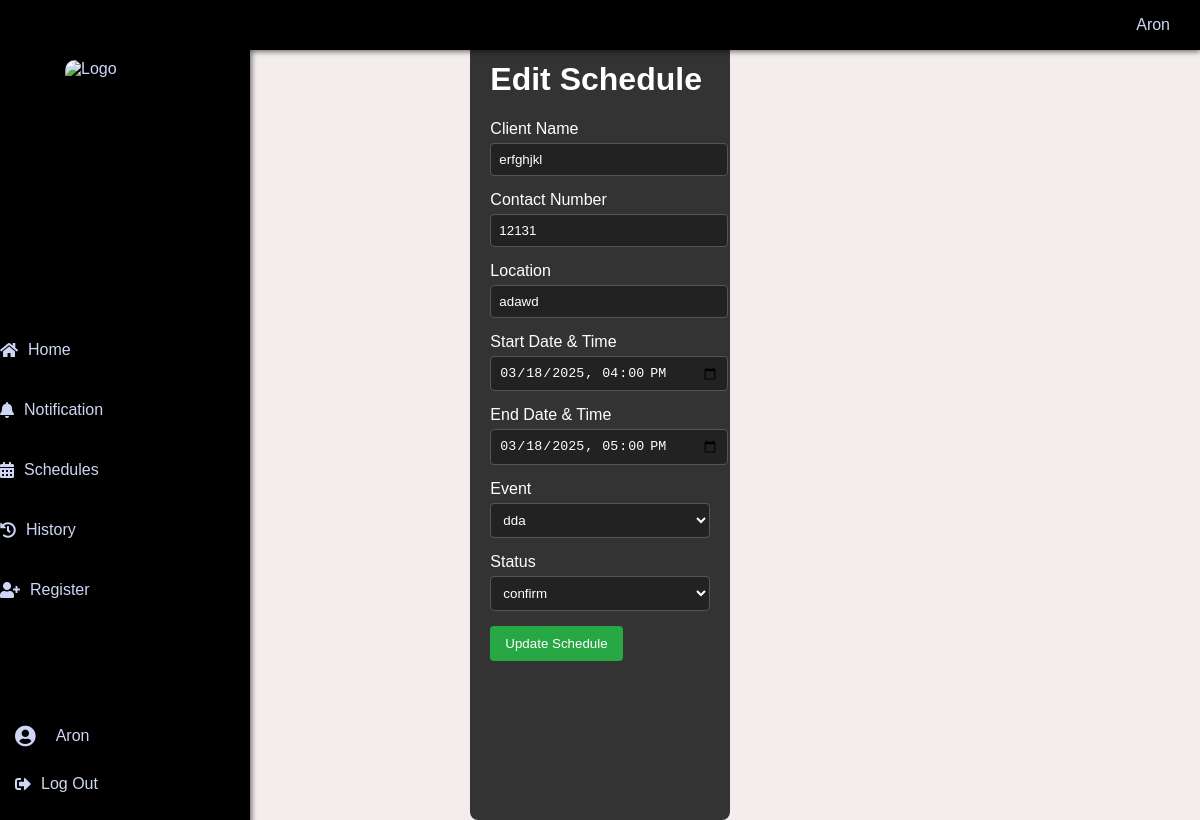
Page /edit_schedule.php?ScheduleID=14 (signed in) on the committed database.
### tables this page shows
CREATE TABLE `users` (
  `ID` bigint(20) NOT NULL AUTO_INCREMENT,
  `email` varchar(50) NOT NULL,
  `password` varchar(60) NOT NULL,
  `username` varchar(40) NOT NULL,
  `account_level` varchar(40) NOT NULL,
  PRIMARY KEY (`ID`)
);

CREATE TABLE `Schedule` (
  `ScheduleID` bigint(20) NOT NULL AUTO_INCREMENT,
  `start_date_time` datetime NOT NULL,
  `end_date_time` datetime NOT NULL,
  `date_schedule` datetime NOT NULL,
  `EventID` bigint(20) NOT NULL,
  `StatusID` bigint(20) NOT NULL,
  PRIMARY KEY (`ScheduleID`),
  KEY `Events_Schedule` (`EventID`),
  KEY `Updated_Status_Schedule` (`StatusID`),
  CONSTRAINT `Events_Schedule` FOREIGN KEY (`EventID`) REFERENCES `Events` (`EventID`),
  CONSTRAINT `Updated_Status_Schedule` FOREIGN KEY (`StatusID`) REFERENCES `Updated_Status` (`StatusID`)
);

CREATE TABLE `Clients` (
  `ClientID` bigint(20) NOT NULL AUTO_INCREMENT,
  `clients_name` text NOT NULL,
  `contact_number` bigint(20) NOT NULL,
  `location` varchar(100) NOT NULL,
  `ID` bigint(20) NOT NULL,
  PRIMARY KEY (`ClientID`),
  KEY `users_Clients` (`ID`),
  CONSTRAINT `users_Clients` FOREIGN KEY (`ID`) REFERENCES `users` (`ID`)
);

CREATE TABLE `Events` (
  `EventID` bigint(20) NOT NULL AUTO_INCREMENT,
  `Events_name` text NOT NULL,
  `ClientID` bigint(20) NOT NULL,
  PRIMARY KEY (`EventID`),
  KEY `Clients_Events` (`ClientID`),
  CONSTRAINT `Clients_Events` FOREIGN KEY (`ClientID`) REFERENCES `Clients` (`ClientID`)
);

CREATE TABLE `Updated_Status` (
  `StatusID` bigint(20) NOT NULL AUTO_INCREMENT,
  `updated_status` text NOT NULL DEFAULT current_timestamp(),
  PRIMARY KEY (`StatusID`)
);

### htdocs/edit_schedule.php (the view, shortened to what this page needs)
<?php
include 'navigation.php';
$scheduleID = isset($_GET['ScheduleID']) ? (int)$_GET['ScheduleID'] : 0;
$stmt = $conn->prepare("SELECT s.ScheduleID, s.start_date_time, s.end_date_time, s.EventID, s.StatusID, e.Events_name, us.updated_status, c.clients_name, c.contact_number, c.location
                        FROM Schedule s
                        JOIN Events e ON s.EventID = e.EventID
                        JOIN Updated_Status us ON s.StatusID = us.StatusID
                        JOIN Clients c ON e.ClientID = c.ClientID
                        WHERE s.ScheduleID = ?");
$stmt->bind_param("i", $scheduleID);
$stmt->execute();
$schedule = $stmt->get_result()->fetch_assoc();
$events = $conn->query("SELECT EventID, Events_name FROM Events")->fetch_all(MYSQLI_ASSOC);
$statuses = $conn->query("SELECT StatusID, updated_status FROM Updated_Status")->fetch_all(MYSQLI_ASSOC);
?>
<!DOCTYPE html>
<html lang="en">
<head>
</head>
<body>
    <div class="container">
        <h1>Edit Schedule</h1>
        <form method="POST">
            <div class="form-group">
                <label for="client_name">Client Name</label>
                <input type="text" name="client_name" id="client_name" value="<?php echo htmlspecialchars($schedule['clients_name']); ?>" required>
            </div>
            <div class="form-group">
                <label for="contact_number">Contact Number</label>
                <input type="text" name="contact_number" id="contact_number" value="<?php echo htmlspecialchars($schedule['contact_number']); ?>" required>
            </div>
            <div class="form-group">
                <label for="location">Location</label>
                <input type="text" name="location" id="location" value="<?php echo htmlspecialchars($schedule['location']); ?>" required>
            </div>
            <div class="form-group">
                <label for="start_date_time">Start Date & Time</label>
                <input type="datetime-local" name="start_date_time" id="start_date_time" value="<?php echo date('Y-m-d\TH:i', strtotime($schedule['start_date_time'])); ?>" required>
            </div>
            <div class="form-group">
                <label for="end_date_time">End Date & Time</label>
                <input type="datetime-local" name="end_date_time" id="end_date_time" value="<?php echo date('Y-m-d\TH:i', strtotime($schedule['end_date_time'])); ?>" required>
            </div>
            <div class="form-group">
                <label for="eventID">Event</label>
                <select name="eventID" id="eventID" required>
                    <?php foreach ($events as $event): ?>
                        <option value="<?php echo $event['EventID']; ?>" <?php echo $event['EventID'] == $schedule['EventID'] ? 'selected' : ''; ?>><?php echo htmlspecialchars($event['Events_name']); ?></option>
                    <?php endforeach; ?>
                </select>
            </div>
            <div class="form-group">
                <label for="statusID">Status</label>
                <select name="statusID" id="statusID" required>
                    <?php foreach ($statuses as $status): ?>
                        <option value="<?php echo $status['StatusID']; ?>" <?php echo $status['StatusID'] == $schedule['StatusID'] ? 'selected' : ''; ?>><?php echo htmlspecialchars($status['updated_status']); ?></option>
                    <?php endforeach; ?>
                </select>
            </div>
            <div class="form-group">
                <button type="submit">Update Schedule</button>
            </div>
        </form>
    </div>
</body>
</html>

### htdocs/navigation.php (shortened to what this page needs)
<?php
include 'db.php';
$username = 'Guest';
if (isset($_SESSION['ID'])) {
    $stmt = $conn->prepare("SELECT username FROM users WHERE ID = ?");
    $stmt->bind_param("i", $_SESSION['ID']);
    $stmt->execute();
    $stmt->bind_result($username);
    $stmt->fetch();
    $stmt->close();
} elseif (isset($_SESSION['email'])) {
    $stmt = $conn->prepare("SELECT username, ID FROM users WHERE email = ?");
    $stmt->bind_param("s", $_SESSION['email']);
    $stmt->execute();
    $stmt->bind_result($username, $userId);
}
?>
<!DOCTYPE html>
<html lang="en">
<head>
    <link rel="stylesheet" href="https://cdnjs.cloudflare.com/ajax/libs/font-awesome/5.15.4/css/all.min.css">
</head>
<body>
    <div class="topbar">
        <div class="username-container">
            <span class="username" onclick="toggleDropdown()"><?php echo htmlspecialchars($username); ?></span>
        </div>
    </div>
    <div class="sidebar" id="sidebar">
        <div class="logo-container">
            <img src="https://encrypted-tbn0.gstatic.com/images?q=tbn:ANd9GcQgJbMfeLLbE_Wh3cK3RK8s0a-P9hvTwYfHpw&s" alt="Logo" class="logo">
        </div>
        <div class="nav-items">
            <a href="homepage.php"><i class="fas fa-home"></i> Home</a>
            <a href="notification.php"><i class="fas fa-bell"></i>Notification
            </a>
            <a href="schedule.php"><i class="fas fa-calendar-alt"></i>Schedules</a>
            <a href="history.php"><i class="fas fa-history"></i>History</a>
            <a href="register.php"><i class="fas fa-user-plus"></i>Register</a>
        </div>
        <div class="profile">
            <i class="fas fa-user-circle fa-lg"></i>
            <span id="username-display" style="margin-left: 10px; overflow: hidden; text-overflow: ellipsis; white-space: nowrap; max-width: 180px;">
                <?php echo htmlspecialchars($username); ?>
            </span>
        </div>
        <div class="logout">
            <a href="javascript:void(0);" onclick="showLogoutConfirmation()"><i class="fas fa-sign-out-alt"></i>Log Out</a>
        </div>
    </div>
</body>
</html>

### htdocs/navigation.php (style rules this page uses)
body { display: flex; min-height: 100vh; margin: 0; font-family: Arial, sans-serif; background: #121212; }
.sidebar { width: 250px; background: #000000; color: #CDD6F4; transition: none; position: fixed; top: 0; left: 0; height: 100%; overflow: hidden; transform: translateX(0); opacity: 1; z-index: 1000; box-shadow: 2px 0 5px rgba(0,0,0,0.5); display: flex; flex-direction: column; justify-content: space-between; }
.sidebar a { display: flex; align-items: center; padding: 15px; color: #CDD6F4; text-decoration: none; transition: background 0.3s, padding-left 0.3s; margin-bottom: 12px; }
.sidebar a i { margin-right: 10px; color: #CDD6F4; }
.sidebar .nav-items { flex-grow: 1; display: flex; flex-direction: column; justify-content: center; align-items: center; }
.sidebar .nav-items a { width: 100%; text-align: center; }
.sidebar .logout { margin-bottom: 20px; }
.profile { display: flex; align-items: center; padding: 15px; color: #CDD6F4; text-decoration: none; transition: background 0.3s, padding-left 0.3s; }
.profile i { margin-right: 10px; color: #CDD6F4; }
.logo-container { display: flex; justify-content: center; align-items: center; margin: 60px 0; }
.logo { height: 120px; width: 120px; border-radius: 10px; }
.topbar { position: fixed; top: 0; left: 250px; right: 0; height: 50px; background-color: #000000; color: #CDD6F4; display: flex; align-items: center; padding: 0 20px; z-index: 1001; box-shadow: 0 2px 5px rgba(0,0,0,0.5); }
.username-container { margin-left: auto; position: relative; }
.username { cursor: pointer; padding: 10px; border-radius: 5px; transition: background 0.3s; }

### htdocs/edit_schedule.php (style rules this page uses)
body { font-family: Arial, sans-serif; background-color:rgb(243, 237, 237); color: #ffffff; margin: 20px; }
.container { max-width: 800px; margin: 0 auto; background: #333; padding: 20px; border-radius: 8px; }
.form-group { margin-bottom: 15px; }
.form-group label { display: block; margin-bottom: 5px; }
.form-group input, .form-group select { width: 100%; padding: 8px; border: 1px solid #555; border-radius: 4px; background: #222; color: #fff; }
.form-group button { padding: 10px 15px; background-color: #28a745; border: none; border-radius: 4px; color: #fff; cursor: pointer; }

### rows in the picture
users: username "Aron"
schedule: client_name "erfghjkl", contact_number "12131", location "adawd", start_date_time "03/18/2025 16:00", end_date_time "03/18/2025 17:00", eventID "dda", statusID "confirm"
